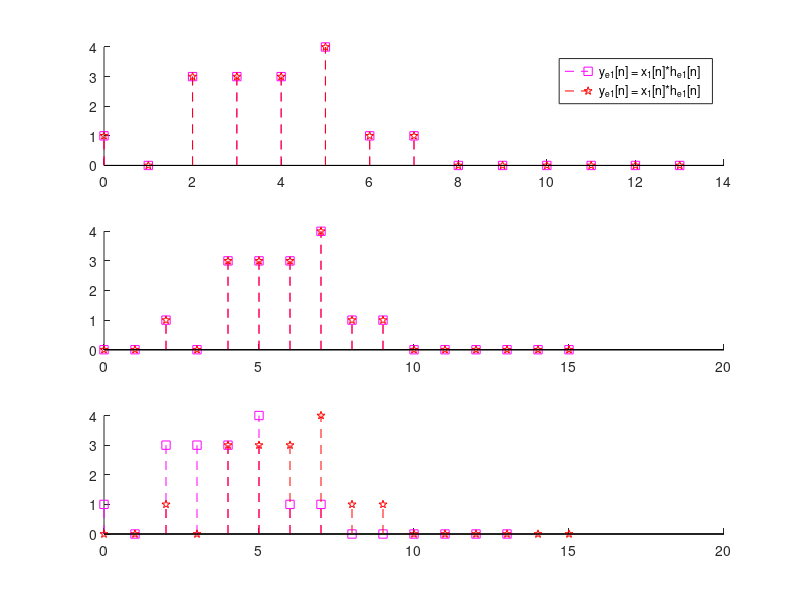

This figure's MATLAB source:
% Problem 2.4(e)
% TODO Check it!!!!
x1 = [1 1 1 1 0 0 0 0 0 0];
nx1 = 0:1:9;

h1 = [1 -1 3 0 1];
h2 = [0 2 5 4 -1];
nh1 = 0:1:4;

he1 = h1;
he2 = [0 0 h1];
nhe2 = 0:1:6;

nye1 = nh1(1)+nx1(1):1:nh1(end)+nx1(end);
nye2 = nhe2(1)+nx1(1):1:nhe2(end)+nx1(end);

ye1 = conv(x1, he1);
ye1_inter = conv(he1, x1)
ye2 = conv(x1, he2);
ye2_inter = conv(he2, x1)

subplot(3,1,1);
hold on
stem(nye1, ye1, 'm--s');
stem(nye1, ye1_inter, 'r--p');
legend('y_{e1}[n] = x_1[n]*h_{e1}[n]', 'y_{e1}[n] = x_1[n]*h_{e1}[n]', 'Location', 'northeast');

subplot(3,1,2);
hold on
stem(nye2, ye2, 'm--s');
stem(nye2, ye2_inter, 'r--p');

subplot(3,1,3);
hold on
stem(nye1, ye1, 'm--s');
stem(nye2, ye2, 'r--p');

saveas(gcf, "plots/P2_4_e_out.png");
close;

